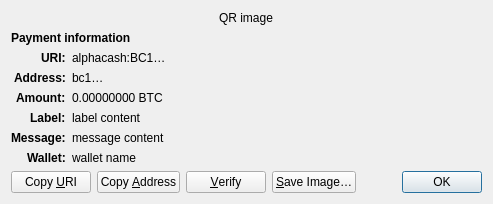
<?xml version="1.0" encoding="UTF-8"?>
<ui version="4.0">
 <class>ReceiveRequestDialog</class>
 <widget class="QDialog" name="ReceiveRequestDialog">
  <property name="geometry">
   <rect>
    <x>0</x>
    <y>0</y>
    <width>413</width>
    <height>229</height>
   </rect>
  </property>
  <property name="windowTitle">
   <string>Request payment to …</string>
  </property>
  <layout class="QGridLayout" name="gridLayout" columnstretch="0,1">
   <property name="sizeConstraint">
    <enum>QLayout::SetFixedSize</enum>
   </property>
   <item row="0" column="0" colspan="2" alignment="Qt::AlignHCenter">
    <widget class="QRImageWidget" name="qr_code">
     <property name="text">
      <string notr="true">QR image</string>
     </property>
     <property name="textInteractionFlags">
      <set>Qt::NoTextInteraction</set>
     </property>
    </widget>
   </item>
   <item row="1" column="0" colspan="2">
    <widget class="QLabel" name="payment_header">
     <property name="font">
      <font>
       <weight>75</weight>
       <bold>true</bold>
      </font>
     </property>
     <property name="text">
      <string>Payment information</string>
     </property>
     <property name="textInteractionFlags">
      <set>Qt::NoTextInteraction</set>
     </property>
    </widget>
   </item>
   <item row="2" column="0" alignment="Qt::AlignRight|Qt::AlignTop">
    <widget class="QLabel" name="uri_tag">
     <property name="font">
      <font>
       <weight>75</weight>
       <bold>true</bold>
      </font>
     </property>
     <property name="text">
      <string notr="true">URI:</string>
     </property>
     <property name="textFormat">
      <enum>Qt::PlainText</enum>
     </property>
     <property name="textInteractionFlags">
      <set>Qt::NoTextInteraction</set>
     </property>
    </widget>
   </item>
   <item row="2" column="1" alignment="Qt::AlignTop">
    <widget class="QLabel" name="uri_content">
     <property name="text">
      <string notr="true">alphacash:BC1…</string>
     </property>
     <property name="textFormat">
      <enum>Qt::RichText</enum>
     </property>
     <property name="wordWrap">
      <bool>true</bool>
     </property>
     <property name="textInteractionFlags">
      <set>Qt::TextSelectableByMouse</set>
     </property>
    </widget>
   </item>
   <item row="3" column="0" alignment="Qt::AlignRight|Qt::AlignTop">
    <widget class="QLabel" name="address_tag">
     <property name="font">
      <font>
       <weight>75</weight>
       <bold>true</bold>
      </font>
     </property>
     <property name="text">
      <string>Address:</string>
     </property>
     <property name="textInteractionFlags">
      <set>Qt::NoTextInteraction</set>
     </property>
    </widget>
   </item>
   <item row="3" column="1" alignment="Qt::AlignTop">
    <widget class="QLabel" name="address_content">
     <property name="text">
      <string notr="true">bc1…</string>
     </property>
     <property name="textFormat">
      <enum>Qt::PlainText</enum>
     </property>
     <property name="textInteractionFlags">
      <set>Qt::TextSelectableByMouse</set>
     </property>
    </widget>
   </item>
   <item row="4" column="0" alignment="Qt::AlignRight|Qt::AlignTop">
    <widget class="QLabel" name="amount_tag">
     <property name="font">
      <font>
       <weight>75</weight>
       <bold>true</bold>
      </font>
     </property>
     <property name="text">
      <string>Amount:</string>
     </property>
     <property name="textInteractionFlags">
      <set>Qt::NoTextInteraction</set>
     </property>
    </widget>
   </item>
   <item row="4" column="1" alignment="Qt::AlignTop">
    <widget class="QLabel" name="amount_content">
     <property name="text">
      <string notr="true">0.00000000 BTC</string>
     </property>
     <property name="textFormat">
      <enum>Qt::PlainText</enum>
     </property>
     <property name="textInteractionFlags">
      <set>Qt::TextSelectableByMouse</set>
     </property>
    </widget>
   </item>
   <item row="5" column="0" alignment="Qt::AlignRight|Qt::AlignTop">
    <widget class="QLabel" name="label_tag">
     <property name="font">
      <font>
       <weight>75</weight>
       <bold>true</bold>
      </font>
     </property>
     <property name="text">
      <string>Label:</string>
     </property>
     <property name="textInteractionFlags">
      <set>Qt::NoTextInteraction</set>
     </property>
    </widget>
   </item>
   <item row="5" column="1" alignment="Qt::AlignTop">
    <widget class="QLabel" name="label_content">
     <property name="text">
      <string notr="true">label content</string>
     </property>
     <property name="textFormat">
      <enum>Qt::PlainText</enum>
     </property>
     <property name="wordWrap">
      <bool>true</bool>
     </property>
     <property name="textInteractionFlags">
      <set>Qt::TextSelectableByMouse</set>
     </property>
    </widget>
   </item>
   <item row="6" column="0" alignment="Qt::AlignRight|Qt::AlignTop">
    <widget class="QLabel" name="message_tag">
     <property name="font">
      <font>
       <weight>75</weight>
       <bold>true</bold>
      </font>
     </property>
     <property name="text">
      <string>Message:</string>
     </property>
     <property name="textInteractionFlags">
      <set>Qt::NoTextInteraction</set>
     </property>
    </widget>
   </item>
   <item row="6" column="1" alignment="Qt::AlignTop">
    <widget class="QLabel" name="message_content">
     <property name="text">
      <string notr="true">message content</string>
     </property>
     <property name="textFormat">
      <enum>Qt::PlainText</enum>
     </property>
     <property name="wordWrap">
      <bool>true</bool>
     </property>
     <property name="textInteractionFlags">
      <set>Qt::TextSelectableByMouse</set>
     </property>
    </widget>
   </item>
   <item row="7" column="0" alignment="Qt::AlignRight|Qt::AlignTop">
    <widget class="QLabel" name="wallet_tag">
     <property name="font">
      <font>
       <weight>75</weight>
       <bold>true</bold>
      </font>
     </property>
     <property name="text">
      <string>Wallet:</string>
     </property>
     <property name="textInteractionFlags">
      <set>Qt::NoTextInteraction</set>
     </property>
    </widget>
   </item>
   <item row="7" column="1" alignment="Qt::AlignTop">
    <widget class="QLabel" name="wallet_content">
     <property name="text">
      <string notr="true">wallet name</string>
     </property>
     <property name="textFormat">
      <enum>Qt::PlainText</enum>
     </property>
     <property name="wordWrap">
      <bool>true</bool>
     </property>
     <property name="textInteractionFlags">
      <set>Qt::TextSelectableByMouse</set>
     </property>
    </widget>
   </item>
   <item row="8" column="0" colspan="2">
    <layout class="QHBoxLayout" name="horizontalLayout">
     <item>
      <widget class="QPushButton" name="btnCopyURI">
       <property name="text">
        <string>Copy &amp;URI</string>
       </property>
       <property name="autoDefault">
        <bool>false</bool>
       </property>
      </widget>
     </item>
     <item>
      <widget class="QPushButton" name="btnCopyAddress">
       <property name="text">
        <string>Copy &amp;Address</string>
       </property>
       <property name="autoDefault">
        <bool>false</bool>
       </property>
      </widget>
     </item>
     <item>
      <widget class="QPushButton" name="btnVerify">
       <property name="text">
        <string>&amp;Verify</string>
       </property>
       <property name="toolTip">
        <string>Verify this address on e.g. a hardware wallet screen</string>
       </property>
       <property name="autoDefault">
        <bool>false</bool>
       </property>
      </widget>
     </item>
     <item>
      <widget class="QPushButton" name="btnSaveAs">
       <property name="text">
        <string>&amp;Save Image…</string>
       </property>
       <property name="autoDefault">
        <bool>false</bool>
       </property>
      </widget>
     </item>
     <item>
      <spacer name="horizontalSpacer_2">
       <property name="orientation">
        <enum>Qt::Horizontal</enum>
       </property>
       <property name="sizeHint" stdset="0">
        <size>
         <width>40</width>
         <height>20</height>
        </size>
       </property>
      </spacer>
     </item>
     <item>
      <widget class="QDialogButtonBox" name="buttonBox">
       <property name="focusPolicy">
        <enum>Qt::StrongFocus</enum>
       </property>
       <property name="standardButtons">
        <set>QDialogButtonBox::Ok</set>
       </property>
      </widget>
     </item>
    </layout>
   </item>
  </layout>
 </widget>
 <customwidgets>
  <customwidget>
   <class>QRImageWidget</class>
   <extends>QLabel</extends>
   <header>qt/qrimagewidget.h</header>
  </customwidget>
 </customwidgets>
 <tabstops>
  <tabstop>buttonBox</tabstop>
  <tabstop>btnCopyURI</tabstop>
  <tabstop>btnCopyAddress</tabstop>
  <tabstop>btnSaveAs</tabstop>
 </tabstops>
 <resources/>
 <connections>
  <connection>
   <sender>buttonBox</sender>
   <signal>accepted()</signal>
   <receiver>ReceiveRequestDialog</receiver>
   <slot>accept()</slot>
   <hints>
    <hint type="sourcelabel">
     <x>135</x>
     <y>230</y>
    </hint>
    <hint type="destinationlabel">
     <x>135</x>
     <y>126</y>
    </hint>
   </hints>
  </connection>
 </connections>
</ui>
